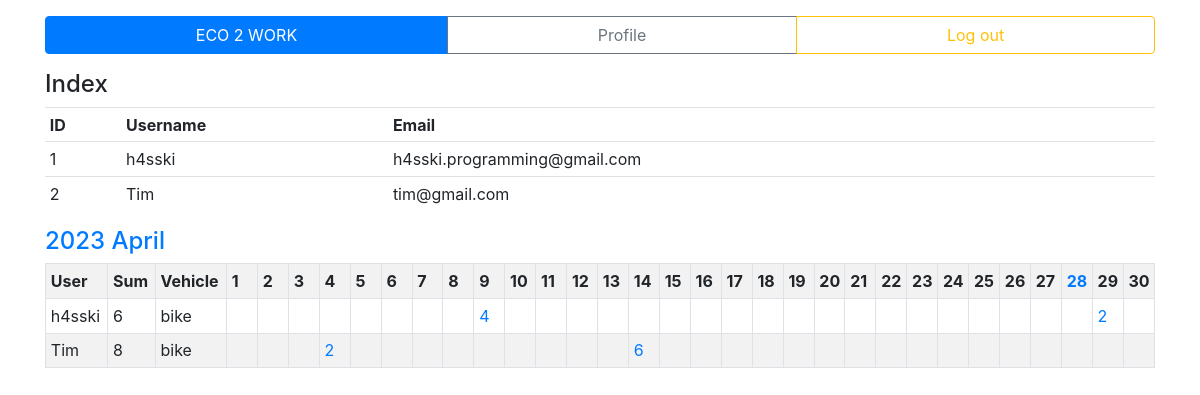
The app's page / (signed in) with its own data.
### e2w_app/models.py (models this page shows, shortened)
class Activity(models.Model):
    ACTIVITY_VEHICLE_CHOICES = [
        ('foot', 'foot'),
        ('bike', 'bike'),
        ('scooter', 'scooter'),
        ]
    __tablename__ = 'activity'
    user = models.ForeignKey(User, on_delete=models.CASCADE, null=False)
    distance = models.PositiveIntegerField()
    vehicle = models.CharField(
        max_length=100,
        choices=ACTIVITY_VEHICLE_CHOICES,
        default=ACTIVITY_VEHICLE_CHOICES[1][0]
        )
    date = models.DateField()
    time_create = models.DateTimeField(auto_now_add=True)
    time_update = models.DateTimeField(auto_now=True)

### e2w_app/views.py (the view)
# urls.py: path('', views.index, name='index'),
@login_required(login_url='login_view')
def index(request):
    today = date.today()
    month_first_day = today.replace(day=1)
    month_last_day = month_first_day + relativedelta(months=+1) - timedelta(days=1)
    days_list = [n for n in range(month_first_day.day, month_last_day.day + 1)]
    activity_all = Activity.objects.filter(date__month=11, date__year=2022)
    users_all = User.objects.all()
    month_sum = {}
    for u in users_all:
        user_sum = 0
        for a in activity_all:
            if a.user == u:
                user_sum += a.distance
        month_sum[u] = user_sum
    context = {
        'activity_all': activity_all,
        'users_all': users_all,
        'days_list': days_list,
        'today': today,
        'year': today.year,
        'month': today.month,
        'month_sum': month_sum,
        }
    return render(request, 'index.html', context)

### e2w_app/templates/index.html (shortened to what this page needs)
{% extends 'base.html' %}
{% block content %}
<div>
    <h4>Index</h4>
</div>
<div>
    <table class="table table-sm">
        <tbody>
            <tr>
                <th>ID</th>
                <th>Username</th>
                <th>Email</th>
            </tr>
            {% for u in users_all %}
            <tr>
                <td>{{ u.id }}</td>
                <td>{{ u.username }}</td>
                <td>{{ u.email }}</td>
            </tr>
            {% endfor %}
        </tbody>
    </table>
</div>
<div>
    <div class="table-responsive">
        <table class="table table-bordered table-sm table-striped">
            <thead>
                <a href="/show/{{ today.year }}-{{ today.month }}/">
                    <h4>{{ today|date:"Y F" }}</h4>
                </a>
            </thead>
            <tbody>
                <tr>
                    <th>User</th>
                    <th>Sum</th>
                    <th>Vehicle</th>
                    {% for i in days_list %}
                    <th><div style="width: 1.2em">
                        {% if i == today.day %}
                            <div class="text-primary">{{ i }}</div>
                        {% else %}
                            <div>{{ i }}</div>
                        {% endif %}
                    </div></th>
                    {% endfor %}
                </tr>
                {% for u in users_all %}
                    <tr>
                        <td>{{ u }}</td>
                        <td>
                            {% for usr, sum in month_sum.items %}
                                {% if usr == u %}
                                    {{ sum }}
                                {% endif %}
                            {% endfor %}
                        </td>
                        <td>bike</td>
                        {% for day in days_list %}
                            <td>
                                {% for a in activity_all %}
                                    {% if a.user == u and a.date.day == day and a.distance != 0 %}
                                    <a href="/edit/user={{ u }}&{{ year }}-{{ month }}-{{ day }}"><div>{{ a.distance }}</div></a>
                                    {% endif %}
                                {% endfor %}
                            </td>
                        {% endfor %}
                    </tr>
                {% endfor %}
            </tbody>
        </table>
    </div>
</div>
{% endblock %}

### records on screen
Activity: distance "4"
Activity: distance "2"
Activity: distance "2"
Activity: distance "6"

### other values on screen
{{ u.id }} "1"
{{ u.username }} "h4sski"
{{ u.email }} "h4sski.programming@gmail.com"
{{ u.id }} "2"
{{ u.username }} "Tim"
{{ u.email }} "tim@gmail.com"
{{ i }} "1" "2" "3" "4" "5" "6" "7" "8" "9" "10" "11" "12" "13" "14" "15" "16" "17" "18" "19" "20" "21" "22" "23" "24" "25" "26" "27" "29" "30"
{{ i }} "28"
{{ u }} "h4sski"
{{ sum }} "6"
{{ u }} "Tim"
{{ sum }} "8"
